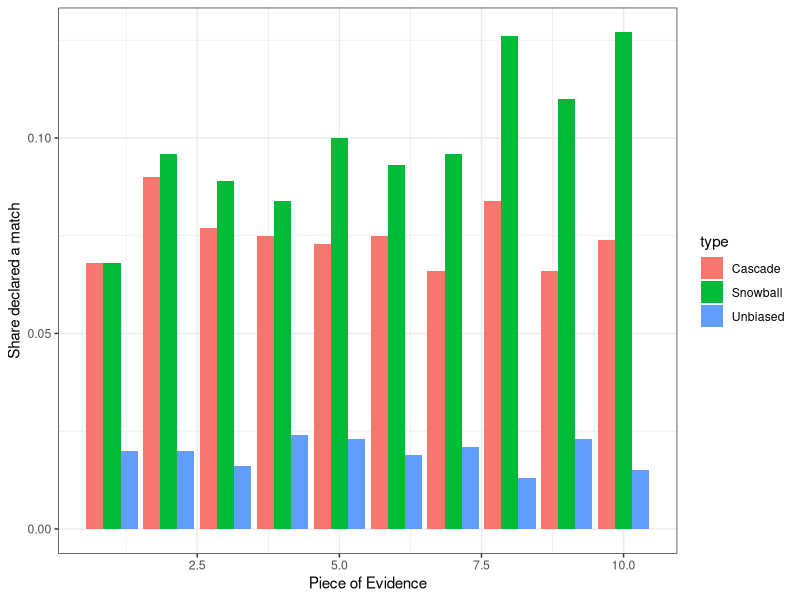
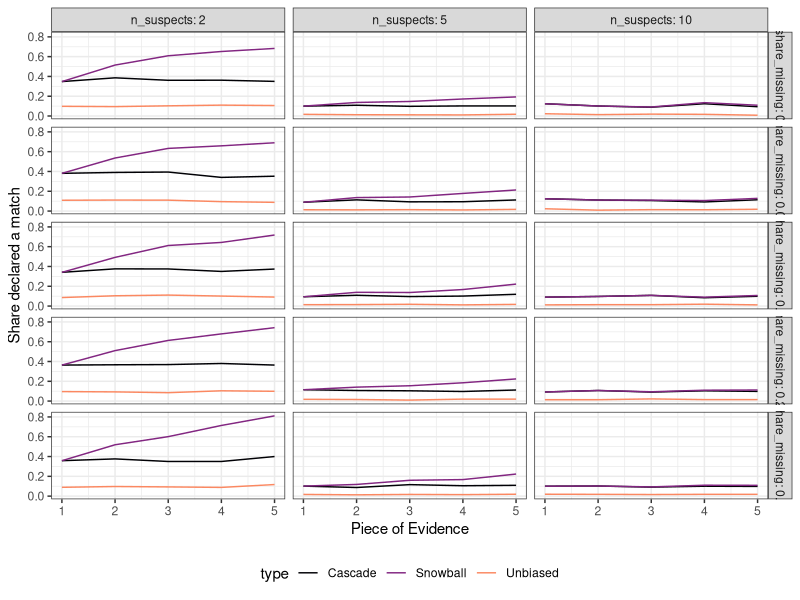

Generate these figures, in order, with R: (Note: this script raises an error after producing the figures.)
# Snowball bias

rm(list = ls())
library(ggplot2)
library(dplyr)

# basics
N = 10 #number of suspects
Pi = .15 #share in pop w I=1
Pi_E = Pi #prob I=1 if E0 (set to constant over pieces of evidence for simplicity)
Pi_EC = Pi #prob I=1 if E0^C (set to constant over pieces of evidence for simplicity)
Prior = 1/N

# 6 kinds of bias

# how do they incorporate true m? (assume corectly incorporates true matches (so non-tilde biases are the same as for cascade)
mtrue.func <- function(m) 0 

# bias if see true matches
d_impute <- function(i,m, share.miss){ share.miss + i/2 + 1 + mtrue.func(m)}
d_I <- function(i,m){ (2-(1-i)/(1-Pi)) + mtrue.func(m) }
d_peer <- function(m){1 + mtrue.func(m)}
delta.func <- function(i,m, share.miss) {d_impute(i, m, share.miss)*d_I(i,m)*d_peer(m)}

# how do they incorporate estimated m? 
m.func <- function(m) sum(m>=1) 

# bias if see estimated matches
dt_impute <- function(i,m,share.miss){ 1 }
dt_I <- function(i,m){ 1 }
dt_peer <- function(m){m.func(m) + 1}
delta.tilde.func <- function(i,m,share.miss) {dt_impute(i, m, share.miss)*dt_I(i,m)*dt_peer(m)}

total.bias <- function(i,m,mhat,share.miss){delta.func(i,m,share.miss)*delta.tilde.func(i,mhat,share.miss)}

g = 0 # 0 means not guilty
i = 1 # 1 means has characteristic
k = 10 # pieces of evidence

# evidence is binom(10,mu1) if guilty, binom(10,mu0) if not guilty
mu1 = .5; mu0=.25

nsims = 1000
output = list()
for(sim.round in 1:nsims){
  xy = sapply(1:k, function(j) ifelse(g==1, sum(rbinom(10,1,mu1)), sum(rbinom(10,1,mu0))))
  lik.ratio = sapply(xy, function(j) dbinom(j,10,mu1)/dbinom(j,10,mu0))
  
  # missing evidence (decides degree of imputation)
  share.miss = rbeta(k,1,3)
  
  mhat <- m <- m.cascade <- rep(NA,k)
  m <- sapply(1:k, function(x) lik.ratio[x] * (Pi_E/Pi_EC) * 1/N)
  m.cascade <- sapply(1:k, function(x) delta.func(i,m[x],share.miss[x])*m[x])
  mhat[1] <- m.cascade[1]
  
  for(j in 2:k){mhat[j] <- total.bias(i,m[c(1:(j-1))],mhat[c(1:(j-1))], share.miss[j])*m[j]}
  
  output[[sim.round]] <- data.frame(posterior = c(m,m.cascade,mhat),
                       type = rep(c("Unbiased","Cascade","Snowball"), each = k),
                       evidence = rep(1:k,3),
                       round = rep(i,k*3))
}
sim.out = do.call(rbind, output)
summary = sim.out %>%
  group_by(type,evidence) %>%
  summarise(share_declared_match = mean(posterior>=1))

ggplot(summary, aes(x = evidence, y = share_declared_match, fill = type))+
  geom_bar(stat = 'identity', position = 'dodge')+
  xlab("Piece of Evidence") + ylab("Share declared a match")+
  theme_bw()



#ggsave(filename = '~/repos/Forensic_bias/outputs/SnowballFigure.png')

## AL's version -- use different # suspects and % missing evidence instead of simulating

N = 10 #number of suspects
Pi = .15 #share in pop w I=1
Pi_E = Pi #prob I=1 if E0 (set to constant over pieces of evidence for simplicity)
Pi_EC = Pi #prob I=1 if E0^C (set to constant over pieces of evidence for simplicity)
Prior = 1/N
g = 0 # 0 means not guilty
i = 1 # 1 means has characteristic
k = 5 # pieces of evidence

mu1 = .5; mu0=.25

nsims = 1000

cascade_snowball_sim = function(nsims, share_missing, n_suspects){
output = list()
for(sim.round in 1:nsims){
  xy = sapply(1:k, function(j) ifelse(g==1, sum(rbinom(k,1,mu1)), sum(rbinom(k,1,mu0))))
  lik.ratio = sapply(xy, function(j) dbinom(j,k,mu1)/dbinom(j,k,mu0))
  
  # missing evidence (decides degree of imputation)
  share.miss = rep(share_missing, 10)
  
  mhat <- m <- m.cascade <- rep(NA,k)
  m <- sapply(1:k, function(x) lik.ratio[x] * (Pi_E/Pi_EC) * (1/n_suspects))
  m.cascade <- sapply(1:k, function(x) delta.func(i,m[x],share.miss[x])*m[x])
  mhat[1] <- m.cascade[1]
  
  for(j in 2:k){mhat[j] <- total.bias(i,m[c(1:(j-1))],mhat[c(1:(j-1))], share.miss[j])*m[j]}
  
  output[[sim.round]] <- data.frame(posterior = c(m,m.cascade,mhat),
                                    type = rep(c("Unbiased","Cascade","Snowball"), each = k),
                                    evidence = rep(1:k,3),
                                    round = rep(i,k*3))
}
sim.out = do.call(rbind, output)
summary = sim.out %>%
  group_by(type,evidence) %>%
  summarise(share_declared_match = mean(posterior>=1))
return(summary)
}

set.seed(081720)
nsims = 1000
share_missing = c(0, .01, .1, .25,.5)
n_suspects = c(2, 5, 10)

sim_params = expand.grid(share_missing = share_missing, n_suspects = n_suspects)

results = c()
for(ii in 1:nrow(sim_params)){
  sim_sum = cascade_snowball_sim(1000, sim_params$share_missing[ii], sim_params$n_suspects[ii]) %>%
    mutate(share_missing = sim_params$share_missing[ii], n_suspects = sim_params$n_suspects[ii])
  results = rbind(results, sim_sum)
}

results %>%
  ggplot(., aes(x = evidence, y = share_declared_match, col = type)) +
  facet_grid(rows = vars(share_missing), cols = vars(n_suspects), labeller = label_both) +
  geom_line() +
  xlab("Piece of Evidence") + ylab("Share declared a match")+
  theme_bw() +
  theme(legend.position = "bottom") + 
  scale_color_viridis_d(option = "magma", end = .75) 

ggsave(filename = 'outputs/SnowballFigure2.png')

## V3 -- simplified 

cascade_snowball_sim = function(nsims, share_missing, n_suspects, n_evidence){
  output = list()
  for(sim.round in 1:nsims){
    xy = sapply(1:n_evidence, function(j) ifelse(g==1, sum(rbinom(n_evidence,1,mu1)), sum(rbinom(n_evidence,1,mu0))))
    lik.ratio = sapply(xy, function(j) dbinom(j,n_evidence,mu1)/dbinom(j,n_evidence,mu0))
    
    # missing evidence (decides degree of imputation)
    share.miss = rep(share_missing, n_evidence)
    
    mhat <- m <- m.cascade <- rep(NA,n_evidence)
    m <- sapply(1:n_evidence, function(x) lik.ratio[x] * (Pi_E/Pi_EC) * (1/n_suspects))
    m.cascade <- sapply(1:n_evidence, function(x) delta.func(i,m[x],share.miss[x])*m[x])
    mhat[1] <- m.cascade[1]
    
    for(j in 2:n_evidence){mhat[j] <- total.bias(i,m[c(1:(j-1))],mhat[c(1:(j-1))], share.miss[j])*m[j]}
    
    output[[sim.round]] <- data.frame(posterior = c(m,m.cascade,mhat),
                                      type = rep(c("Unbiased","Cascade","Snowball"), each = n_evidence),
                                      evidence = rep(1:n_evidence,3),
                                      round = rep(i,n_evidence*3))
  }
  sim.out = do.call(rbind, output)
  summary = sim.out %>%
    group_by(type,evidence) %>%
    summarise(share_declared_match = mean(posterior>=1))
  return(summary)
}



set.seed(081720)
nsims = 1000
share_missing = .01
n_suspects = 2
n_evidence = 5

sim_params = expand.grid(share_missing = share_missing, n_suspects = n_suspects, n_evidence = n_evidence)

results = c()
for(ii in 1:nrow(sim_params)){
  sim_sum = cascade_snowball_sim(1000, 
                                 sim_params$share_missing[ii], 
                                 sim_params$n_suspects[ii],
                                 sim_params$n_evidence[ii]) %>%
    mutate(share_missing = sim_params$share_missing[ii], 
           n_suspects = sim_params$n_suspects[ii],
           n_evidence = sim_params$n_evidence[ii])
  results = rbind(results, sim_sum)
}

bias_gg_df = results %>%
  pivot_wider(id_cols = c("evidence", "share_missing", "n_suspects"), names_from = type, values_from = share_declared_match) %>%
  mutate(
    `Bias Cascade` = Cascade - Unbiased,
    `Bias Snowball` = Snowball - Unbiased,
    `No Bias` = Unbiased - Unbiased,
    analyst = LETTERS[evidence]
  ) %>%
  pivot_longer(c(`Bias Cascade`, `Bias Snowball`, `No Bias`), names_to = "type", values_to = "bias")

snowball_df = bias_gg_df %>% 
  filter(type == "Bias Snowball") %>%
  mutate(xend = c(2:5, NA), 
         yend = c(bias[2:5], NA))

colors = gray.colors(3, start = 0.8, end = 0.4, gamma = 1.5, rev = FALSE)

bias_gg_df %>%
  mutate(
    type = factor(type, levels = c("No Bias", "Bias Cascade", "Bias Snowball"))
  ) %>%
  ggplot(., aes(x = analyst, y = bias, col = type)) +
  geom_point(size = 5) +
  geom_segment(data = snowball_df, 
               aes(xend = xend - .1, yend = yend ), 
               arrow = arrow(length = unit(0.3, "cm"),
                             type = "open")) +
  labs(x = "Analyst (sequential order)",
       y = "Bias in Posterior \n(Reported - Expected)",
       col = "") +
  annotate("errorbar", x = 0.8, ymin = 0, ymax = .25, col = "red4", width = .05) +
  annotate("text", x = 0.8, y = .125, hjust = 1.5, label = expression(I[t[i]]), col = "red4", size = 6) +
  annotate("errorbar", x = 2.1, ymin = .3, ymax = .42, col = "red4", width = .05) +
  annotate("text", x = "B", y = .35, hjust = -.5, label = expression(LR[A]), col = "red4", size = 5) +
  annotate("errorbar", x = 3.1, ymin = .26, ymax = .5, col = "red4", width = .05) +
  annotate("text", x = "C", y = .38, hjust = -.5, label = expression(LR[B]), col = "red4", size = 5) +
  annotate("errorbar", x = 4.1, ymin = .25, ymax = .54, col = "red4", width = .05) +
  annotate("text", x = "D", y = .38, hjust = -.5, label = expression(LR[C]), col = "red4", size = 5) +
  annotate("errorbar", x = 5.1, ymin = .25, ymax = .57, col = "red4", width = .05) +
  annotate("text", x = "E", y = .38, hjust = -.5, label = expression(LR[D]), col = "red4", size = 5) +
  annotate("text", x = "E", y = .577, hjust = -.15, label = "Bias Snowball", col = colors[3]) +
  annotate("text", x = "E", y = .244, hjust = -.15, label = "Bias Cascade", col = colors[2]) +
  annotate("text", x = "E", y = 0, hjust = -.15, label = "No Bias", col = colors[1]) +
  theme_minimal() +
  theme(legend.position = "none") + 
  scale_x_discrete(expand = c(.01,.9)) +
  scale_color_manual(values = colors)

ggsave(filename = '~/Forensic_bias/outputs/snowball_vs_cascade.eps',
       width = 8,
       height = 4)
